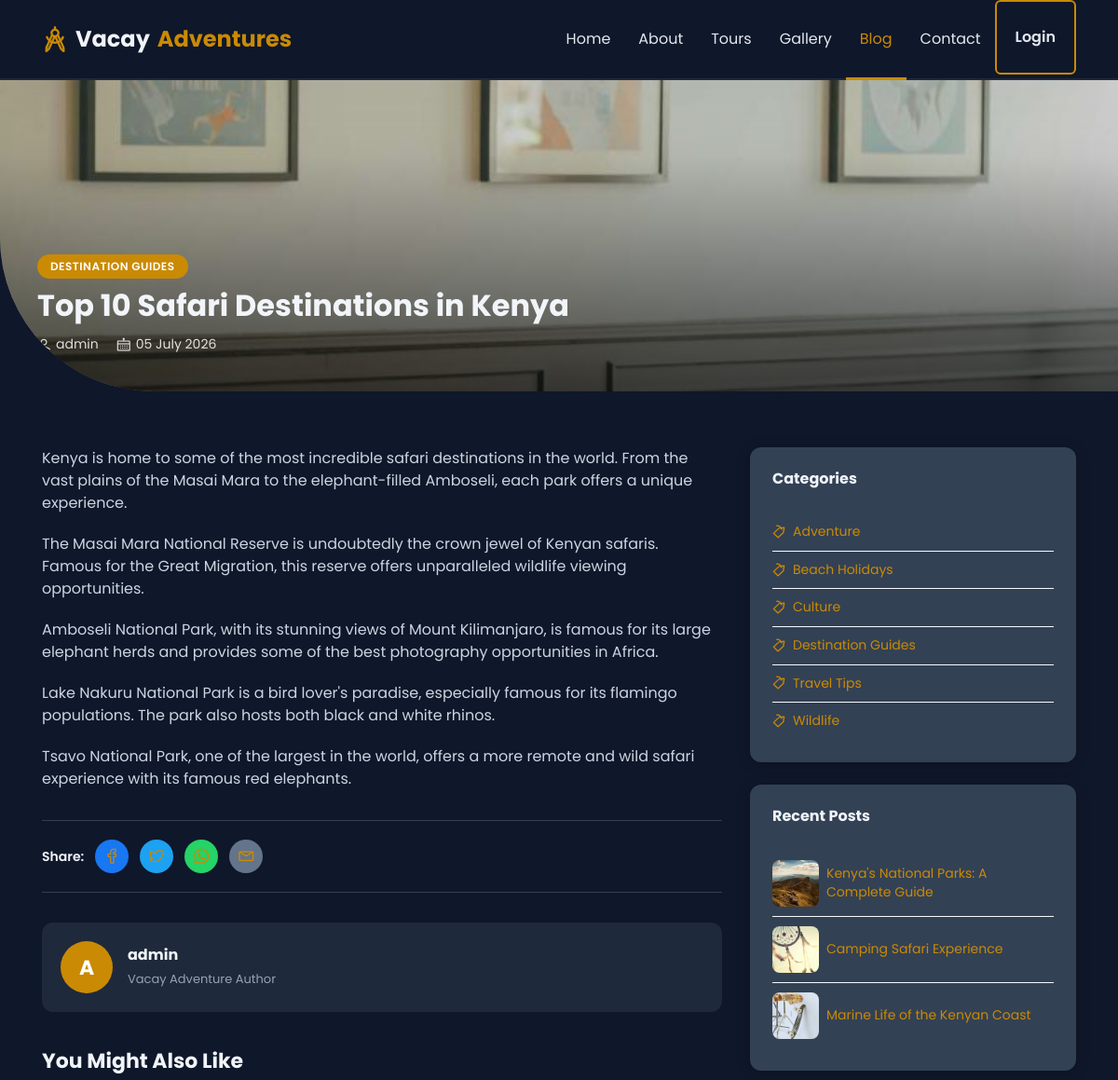
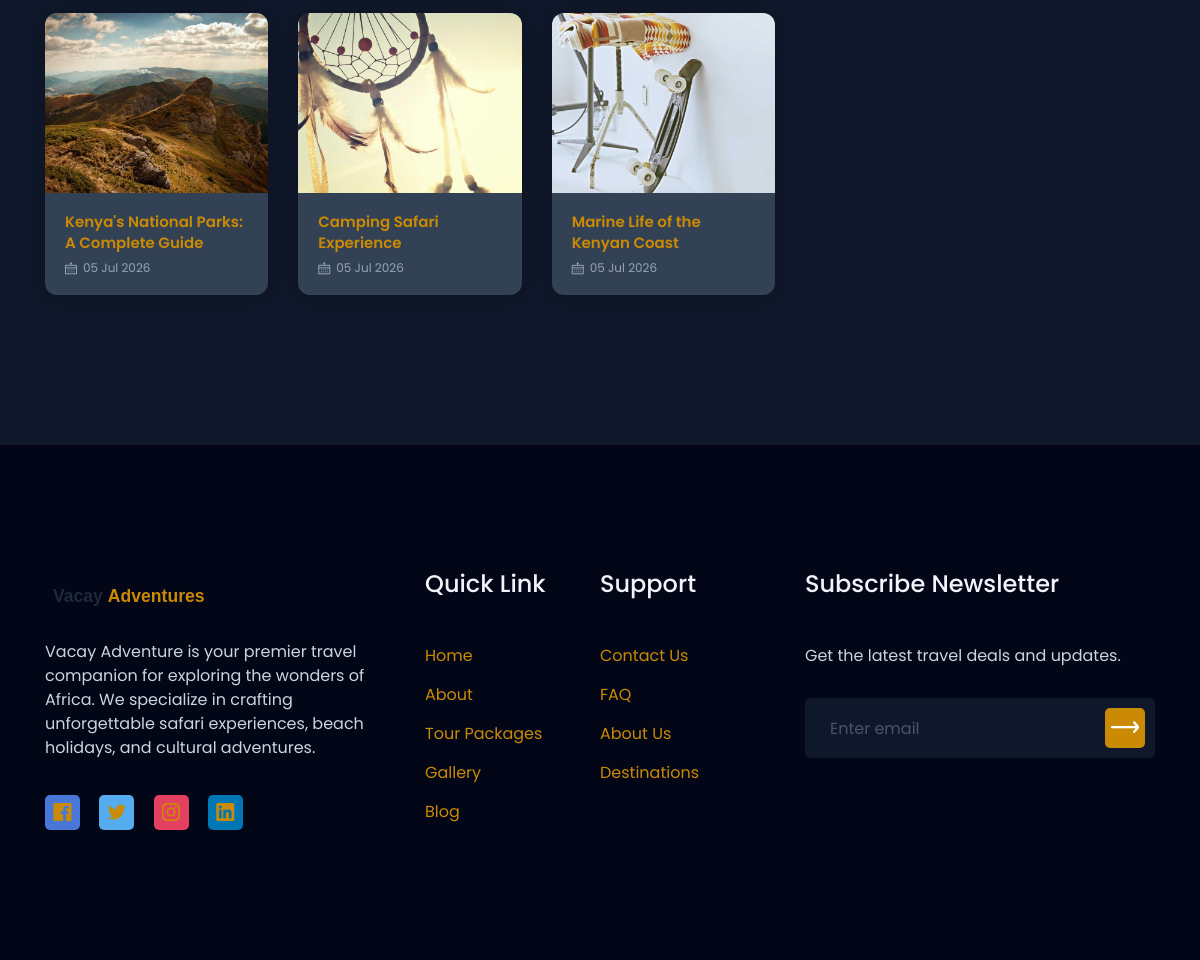
The app's page /blog/top-10-safari-destinations-in-kenya/ with its own data (2 pictures, top to bottom).
### blog/models.py (models this page shows, shortened)
class BlogPost(models.Model):
    STATUS_CHOICES = [('draft', 'Draft'), ('published', 'Published')]
    title = models.CharField(max_length=300)
    slug = models.SlugField(unique=True, blank=True)
    category = models.ForeignKey(BlogCategory, on_delete=models.SET_NULL, null=True, related_name='posts')
    author = models.ForeignKey(User, on_delete=models.SET_NULL, null=True, related_name='blog_posts')
    content = models.TextField()
    excerpt = models.TextField(max_length=500, blank=True)
    featured_image = models.ImageField(upload_to='blog/', blank=True, null=True)
    status = models.CharField(max_length=20, choices=STATUS_CHOICES, default='published')
    is_featured = models.BooleanField(default=False)
    created_at = models.DateTimeField(auto_now_add=True)
    updated_at = models.DateTimeField(auto_now=True)
    class Meta:
        ordering = ['-created_at']

class BlogCategory(models.Model):
    name = models.CharField(max_length=200)
    slug = models.SlugField(unique=True, blank=True)
    class Meta:
        verbose_name_plural = 'Blog Categories'
        ordering = ['name']

### core/models.py (models this page shows, shortened)
class SiteSetting(models.Model):
    site_name = models.CharField(max_length=200, default='Vacay Adventure')
    tagline = models.CharField(max_length=500, blank=True)
    logo = models.ImageField(upload_to='settings/', blank=True, null=True)
    favicon = models.ImageField(upload_to='settings/', blank=True, null=True)
    email = models.EmailField(blank=True)
    phone = models.CharField(max_length=20, blank=True)
    address = models.CharField(max_length=500, blank=True)
    facebook = models.URLField(blank=True)
    twitter = models.URLField(blank=True)
    instagram = models.URLField(blank=True)
    linkedin = models.URLField(blank=True)
    youtube = models.URLField(blank=True)
    about_short = models.TextField(blank=True)
    about_image = models.ImageField(upload_to='settings/', blank=True, null=True)
    trips_done = models.IntegerField(default=0)
    corporate_clients = models.IntegerField(default=0)
    visited_countries = models.IntegerField(default=0)
    team_members = models.IntegerField(default=0)
    hero_video_url = models.URLField(blank=True, help_text='Direct MP4 URL for the hero background video. Leave blank for default safari video.')
    created_at = models.DateTimeField(auto_now_add=True)
    updated_at = models.DateTimeField(auto_now=True)
    class Meta:
        verbose_name = 'Site Setting'
        verbose_name_plural = 'Site Settings'

### blog/views.py (the view)
# urls.py: path('<slug:slug>/', views.blog_detail, name='blog_detail'),
def blog_detail(request, slug):
    post = get_object_or_404(BlogPost, slug=slug, status='published')
    recent_posts = BlogPost.objects.filter(status='published').exclude(id=post.id)[:3]
    categories = BlogCategory.objects.all()
    return render(request, 'blog/blog_detail.html', {
        'post': post,
        'recent_posts': recent_posts,
        'categories': categories,
    })

### core/context_processors.py (called while the page is built)
def site_settings(request):
    try:
        settings = SiteSetting.objects.first()
    except:
        settings = None
    return {'site_settings': settings}

### templates/blog/blog_detail.html (shortened to what this page needs)
{% extends 'base.html' %}
{% load static %}
{% block content %}
{% if post.featured_image %}
<section class="blog-detail-hero" style="background-image:url('{{ post.featured_image.url }}');">
{% else %}
<section class="blog-detail-hero" style="background-image:url('{% static 'images/hero-area.jpg' %}');">
{% endif %}
    <div class="overlay"></div>
    <div class="hero-content">
        {% if post.category %}<span class="cat-badge">{{ post.category.name }}</span>{% endif %}
        <h1>{{ post.title }}</h1>
        <div class="hero-meta">
            <span><i class="lni lni-user"></i> {{ post.author|default:'Admin' }}</span>
            <span><i class="lni lni-calendar"></i> {{ post.created_at|date:'d F Y' }}</span>
        </div>
    </div>
</section>
<section class="pt-60 pb-130">
    <div class="container">
        <div class="row">
            <div class="col-lg-8">
                <article class="blog-article">
                    {{ post.content|linebreaks }}
                </article>
                <div class="share-bar">
                    <span>Share:</span>
                    {% with share_url=request.build_absolute_uri %}
                    <a href="https://www.facebook.com/sharer/sharer.php?u={{ share_url|urlencode }}" target="_blank" class="fb" title="Share on Facebook"><i class="lni lni-facebook"></i></a>
                    <a href="https://twitter.com/intent/tweet?url={{ share_url|urlencode }}&text={{ post.title|urlencode }}" target="_blank" class="tw" title="Share on Twitter"><i class="lni lni-twitter"></i></a>
                    <a href="https://wa.me/?text={{ share_url|urlencode }}" target="_blank" class="wa" title="Share on WhatsApp"><i class="lni lni-whatsapp"></i></a>
                    <a href="mailto:?subject={{ post.title }}&body={{ share_url }}" class="mail" title="Share via Email"><i class="lni lni-envelope"></i></a>
                    {% endwith %}
                </div>
                {% if post.author %}
                <div style="display:flex;align-items:center;gap:16px;padding:20px;background:#f8fafc;border-radius:12px;margin:24px 0;">
                    <div style="width:56px;height:56px;border-radius:50%;background:#ca8a04;display:flex;align-items:center;justify-content:center;color:#fff;font-size:22px;font-weight:700;flex-shrink:0;">
                        {{ post.author.username|first|upper }}
                    </div>
                    <div>
                        <strong style="color:#1e293b;">{{ post.author|default:'Admin' }}</strong>
                        <p style="margin:2px 0 0;font-size:13px;color:#64748b;">Vacay Adventure Author</p>
                    </div>
                </div>
                {% endif %}
                {% if recent_posts %}
                <h4 style="font-weight:700;color:#1e293b;margin:40px 0 20px;">You Might Also Like</h4>
                <div class="row">
                    {% for rp in recent_posts %}
                    <div class="col-md-4 mb-20">
                        <div class="similar-post-card">
                            <a href="{% url 'blog:blog_detail' rp.slug %}">
                                <img src="{% if rp.featured_image %}{{ rp.featured_image.url }}{% else %}{% static 'images/blog-1.jpg' %}{% endif %}" alt="{{ rp.title }}" loading="lazy">
                            </a>
                            <div class="sp-body">
                                <h5><a href="{% url 'blog:blog_detail' rp.slug %}">{{ rp.title|truncatewords:10 }}</a></h5>
                                <div class="sp-meta"><i class="lni lni-calendar"></i> {{ rp.created_at|date:'d M Y' }}</div>
                            </div>
                        </div>
                    </div>
                    {% endfor %}
                </div>
                {% endif %}
            </div>
            <div class="col-lg-4">
                <div class="sidebar-card">
                    <h4>Categories</h4>
                    <ul>
                        {% for cat in categories %}
                        <li><a href="{% url 'blog:blog_list' %}?category={{ cat.slug }}"><i class="lni lni-tag"></i> {{ cat.name }}</a></li>
                        {% empty %}
                        <li style="color:#64748b;font-size:14px;">No categories.</li>
                        {% endfor %}
                    </ul>
                </div>
                <div class="sidebar-card">
                    <h4>Recent Posts</h4>
                    <ul>
                        {% for rp in recent_posts %}
                        <li><a href="{% url 'blog:blog_detail' rp.slug %}">
                            <img src="{% if rp.featured_image %}{{ rp.featured_image.url }}{% else %}{% static 'images/blog-1.jpg' %}{% endif %}" alt="{{ rp.title }}" class="recent-thumb" loading="lazy">
                            <span>{{ rp.title|truncatewords:10 }}</span>
                        </a></li>
                        {% empty %}
                        <li style="color:#64748b;font-size:14px;">No posts yet.</li>
                        {% endfor %}
                    </ul>
                </div>
            </div>
        </div>
    </div>
</section>
{% endblock %}

### templates/includes/footer.html (shortened to what this page needs)
{% load static %}
<section id="footer" class="footer_area">
    <div class="footer_widget pt-80 pb-130">
        <div class="container">
            <div class="row">
                <div class="col-lg-4 col-md-6 order-md-1 order-lg-1">
                    <div class="footer_about mt-50">
                        <a href="/">
                            {% if site_settings and site_settings.logo %}
                            <img src="{{ site_settings.logo.url }}" alt="{{ site_settings.site_name }}" height="40">
                            {% else %}
                            <img src="{% static 'images/logo.svg' %}" alt="Vacay Adventure" height="40">
                            {% endif %}
                        </a>
                        <p>{{ site_settings.about_short|default:'Explore the world with confidence. Vacay Adventure offers unforgettable travel experiences across Africa.' }}</p>
                        <ul class="social">
                            {% if site_settings.facebook %}<li><a class="social_1" href="{{ site_settings.facebook }}"><i class="lni lni-facebook-original"></i></a></li>{% endif %}
                            {% if site_settings.twitter %}<li><a class="social_2" href="{{ site_settings.twitter }}"><i class="lni lni-twitter-original"></i></a></li>{% endif %}
                            {% if site_settings.instagram %}<li><a class="social_3" href="{{ site_settings.instagram }}"><i class="lni lni-instagram-original"></i></a></li>{% endif %}
                            {% if site_settings.linkedin %}<li><a class="social_4" href="{{ site_settings.linkedin }}"><i class="lni lni-linkedin-original"></i></a></li>{% endif %}
                        </ul>
                    </div>
                </div>
                <div class="col-lg-4 col-md-12 order-md-3 order-lg-2">
                    <div class="footer_link_wrapper d-flex flex-wrap">
                        <div class="footer_link mt-45">
                            <h4 class="footer_title">Quick Link</h4>
                            <ul class="link">
                                <li><a href="/">Home</a></li>
                                <li><a href="/about/">About</a></li>
                                <li><a href="/tours/">Tour Packages</a></li>
                                <li><a href="/gallery/">Gallery</a></li>
                                <li><a href="/blog/">Blog</a></li>
                            </ul>
                        </div>
                        <div class="footer_link mt-45">
                            <h4 class="footer_title">Support</h4>
                            <ul class="link">
                                <li><a href="/contact/">Contact Us</a></li>
                                <li><a href="/faq/">FAQ</a></li>
                                <li><a href="/about/">About Us</a></li>
                                <li><a href="/destinations/">Destinations</a></li>
                            </ul>
                        </div>
                    </div>
                </div>
                <div class="col-lg-4 col-md-6 order-md-2 order-lg-3">
                    <div class="footer_subscribe mt-45">
                        <h4 class="footer_title">Subscribe Newsletter</h4>
                        <p>Get the latest travel deals and updates.</p>
                        <div class="subscribe_form">
                            <form action="{% url 'newsletter_subscribe' %}" method="POST">
                                <input type="email" name="email" placeholder="Enter email" required>
                                <button type="submit"><i class="lni lni-arrow-right"></i></button>
                            </form>
                        </div>
                    </div>
                </div>
            </div>
        </div>
    </div>
</section>

### static/css/default.css (style rules this page uses)
.mt-45 { margin-top: 45px; }
.mt-50 { margin-top: 50px; }
.mb-20 { margin-bottom: 20px; }
.pt-60 { padding-top: 60px; }
.pt-80 { padding-top: 80px; }
.pb-130 { padding-bottom: 130px; }

### static/css/style.css (style rules this page uses)
body { font-family: "Poppins", sans-serif; font-weight: normal; font-style: normal; color: #747E88; }
* { margin: 0; padding: 0; -webkit-box-sizing: border-box; box-sizing: border-box; }
img { max-width: 100%; }
a { color: #ca8a04; }
i, span, a { display: inline-block; }
audio, canvas, iframe, img, svg, video { vertical-align: middle; }
h1, h2, h3, h4, h5, h6 { font-family: "Poppins", sans-serif; font-weight: 700; color: #38424D; margin: 0px; }
h1 { font-size: 48px; }
h4 { font-size: 22px; }
h5 { font-size: 18px; }
ul, ol { margin: 0px; padding: 0px; list-style-type: none; }
p { font-size: 16px; font-weight: 400; line-height: 24px; color: #747E88; margin: 0px; }
.footer_area { background-color: #38424D; }
.footer_about p { color: #fff; margin-top: 25px; }
.footer_about .social li { display: inline-block; margin-top: 35px; }
.footer_about .social li + li { margin-left: 15px; }
.footer_about .social li a { width: 35px; height: 35px; line-height: 35px; text-align: center; font-size: 18px; color: #fff; border-radius: 5px; }
.footer_about .social li .social_1 { background-color: #4977D9; }
.footer_about .social li .social_2 { background-color: #55ACEE; }
.footer_about .social li .social_3 { background-color: #E4405F; }
.footer_about .social li .social_4 { background-color: #0077B5; }
.footer_title { font-size: 24px; font-weight: 500; color: #fff; }
.footer_link { width: 50%; }
.footer_link .link { padding-top: 30px; }
.footer_link .link li { margin-top: 15px; }
.footer_link .link li a { font-size: 16px; color: #fff; -webkit-transition: all 0.3s ease-out 0s; transition: all 0.3s ease-out 0s; }
.footer_subscribe p { color: #fff; margin-top: 45px; }
.footer_subscribe .subscribe_form { position: relative; margin-top: 30px; }
.footer_subscribe .subscribe_form input { width: 100%; height: 60px; border-radius: 5px; padding: 0 25px; border: 0; color: #38424D; }
.footer_subscribe .subscribe_form button { height: 40px; width: 40px; border: 0; font-size: 28px; color: #fff; background-color: #ca8a04; border-radius: 5px; position: absolute; right: 10px; top: 10px; }

### records on screen
BlogPost: featured_image (picture), category.name "DESTINATION GUIDES", title "Top 10 Safari Destinations in Kenya", author "admin", created_at "05 July 2026", content "Kenya is home to some of the most incredible safari destinations in the world. From the vast plains of the Masai Mara to the elephant-filled Amboseli, each park offers a unique experience. The Masai Mara National Reserve is undoubtedly the crown jewel of Kenyan safaris. Famous for the Great Migration, this reserve offers unparalleled wildlife viewing opportunities. Amboseli National Park, with its stunning views of Mount Kilimanjaro, is famous for its large elephant herds and provides some of the best photography opportunities in Africa. Lake Nakuru National Park is a bird lover's paradise, especially famous for its flamingo populations. The park also hosts both black and white rhinos.…", author.username|first "A"
BlogPost: featured_image (picture), title "Kenya's National Parks: A Complete Guide", created_at "05 Jul 2026"
BlogPost: featured_image (picture), title "Camping Safari Experience", created_at "05 Jul 2026"
BlogPost: featured_image (picture), title "Marine Life of the Kenyan Coast", created_at "05 Jul 2026"
BlogCategory: name "Adventure"
BlogCategory: name "Beach Holidays"
BlogCategory: name "Culture"
BlogCategory: name "Destination Guides"
BlogCategory: name "Travel Tips"
BlogCategory: name "Wildlife"
SiteSetting: about_short "Vacay Adventure is your premier travel companion for exploring the wonders of Africa. We specialize in crafting unforgettable safari experiences, beach holidays, and cultural adventures."
